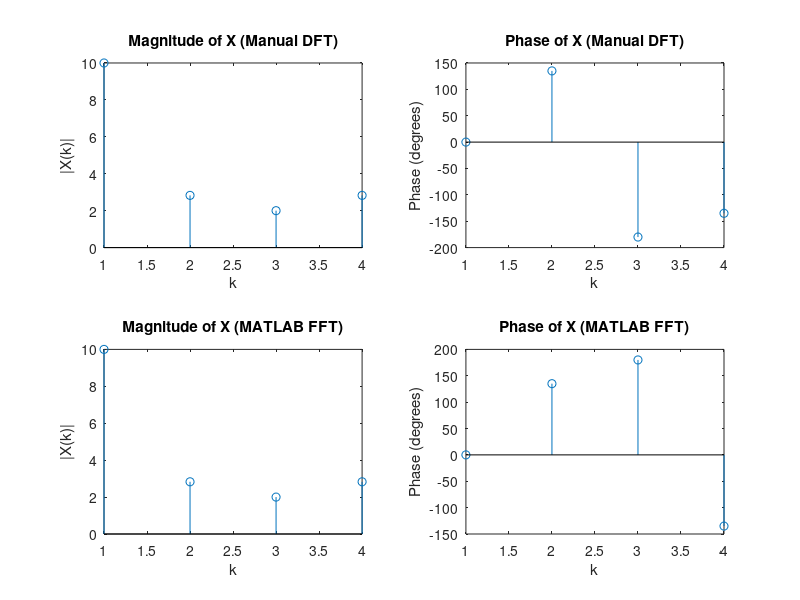
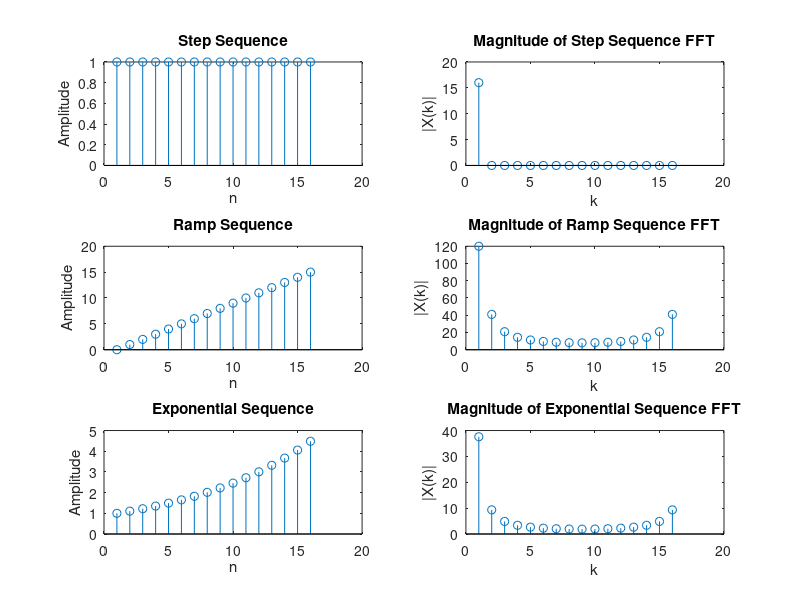

Write MATLAB code to recreate these figures, in order.
clc;
clear all;
close all;

%% Compute DFT by hand and using MATLAB for x and h
x = [1, 2, 3, 4];
h = [4, 3, 2, 1];
N = max(length(x), length(h));

% Manual DFT computation
X_manual = zeros(1, N);
H_manual = zeros(1, N);

for k = 0:N-1
    for n = 0:N-1
        X_manual(k+1) = X_manual(k+1) + x(n+1) * exp(-1j * 2 * pi * k * n / N);
        H_manual(k+1) = H_manual(k+1) + h(n+1) * exp(-1j * 2 * pi * k * n / N);
    end
end

% MATLAB Built-in DFT using fft()
X_fft = fft(x, N);
H_fft = fft(h, N);

% Plot Magnitude and Phase for both DFTs
figure;
subplot(2,2,1);
stem(abs(X_manual));
title('Magnitude of X (Manual DFT)');
xlabel('k'); ylabel('|X(k)|');

subplot(2,2,2);
stem(angle(X_manual) * 180 / pi);
title('Phase of X (Manual DFT)');
xlabel('k'); ylabel('Phase (degrees)');

subplot(2,2,3);
stem(abs(X_fft));
title('Magnitude of X (MATLAB FFT)');
xlabel('k'); ylabel('|X(k)|');

subplot(2,2,4);
stem(angle(X_fft) * 180 / pi);
title('Phase of X (MATLAB FFT)');
xlabel('k'); ylabel('Phase (degrees)');

%% Compute FFT for Step, Ramp, and Exponential Sequences
N = 16; % Length of FFT

% Step Sequence
step_seq = ones(1, N);
FFT_step = fft(step_seq, N);

% Ramp Sequence
ramp_seq = 0:N-1;
FFT_ramp = fft(ramp_seq, N);

% Exponential Sequence
exp_seq = exp(0.1 * (0:N-1));
FFT_exp = fft(exp_seq, N);

% Plot Step Sequence and its FFT
figure;
subplot(3,2,1);
stem(step_seq);
title('Step Sequence');
xlabel('n'); ylabel('Amplitude');

subplot(3,2,2);
stem(abs(FFT_step));
title('Magnitude of Step Sequence FFT');
xlabel('k'); ylabel('|X(k)|');

% Plot Ramp Sequence and its FFT
subplot(3,2,3);
stem(ramp_seq);
title('Ramp Sequence');
xlabel('n'); ylabel('Amplitude');

subplot(3,2,4);
stem(abs(FFT_ramp));
title('Magnitude of Ramp Sequence FFT');
xlabel('k'); ylabel('|X(k)|');

% Plot Exponential Sequence and its FFT
subplot(3,2,5);
stem(exp_seq);
title('Exponential Sequence');
xlabel('n'); ylabel('Amplitude');

subplot(3,2,6);
stem(abs(FFT_exp));
title('Magnitude of Exponential Sequence FFT');
xlabel('k'); ylabel('|X(k)|');
